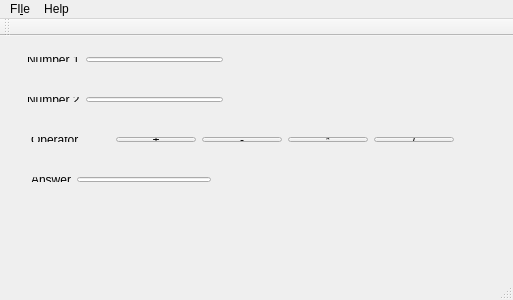
<?xml version="1.0" encoding="UTF-8"?>
<ui version="4.0">
 <class>MainWindow</class>
 <widget class="QMainWindow" name="MainWindow">
  <property name="geometry">
   <rect>
    <x>0</x>
    <y>0</y>
    <width>513</width>
    <height>300</height>
   </rect>
  </property>
  <property name="windowTitle">
   <string>MainWindow</string>
  </property>
  <widget class="QWidget" name="centralWidget">
   <widget class="QWidget" name="layoutWidget">
    <property name="geometry">
     <rect>
      <x>16</x>
      <y>10</y>
      <width>218</width>
      <height>27</height>
     </rect>
    </property>
    <layout class="QHBoxLayout" name="horizontalLayout">
     <item>
      <widget class="QLabel" name="label">
       <property name="text">
        <string>Number 1</string>
       </property>
      </widget>
     </item>
     <item>
      <widget class="QLineEdit" name="number1input"/>
     </item>
    </layout>
   </widget>
   <widget class="QWidget" name="layoutWidget">
    <property name="geometry">
     <rect>
      <x>16</x>
      <y>50</y>
      <width>218</width>
      <height>27</height>
     </rect>
    </property>
    <layout class="QHBoxLayout" name="horizontalLayout_2">
     <item>
      <widget class="QLabel" name="label_2">
       <property name="text">
        <string>Number 2</string>
       </property>
      </widget>
     </item>
     <item>
      <widget class="QLineEdit" name="number2input"/>
     </item>
    </layout>
   </widget>
   <widget class="QWidget" name="layoutWidget">
    <property name="geometry">
     <rect>
      <x>20</x>
      <y>90</y>
      <width>445</width>
      <height>27</height>
     </rect>
    </property>
    <layout class="QHBoxLayout" name="horizontalLayout_3">
     <item>
      <widget class="QLabel" name="label_3">
       <property name="text">
        <string>Operator</string>
       </property>
      </widget>
     </item>
     <item>
      <widget class="QPushButton" name="plusButton">
       <property name="text">
        <string>+</string>
       </property>
      </widget>
     </item>
     <item>
      <widget class="QPushButton" name="minusButton">
       <property name="text">
        <string>-</string>
       </property>
      </widget>
     </item>
     <item>
      <widget class="QPushButton" name="Multiply">
       <property name="text">
        <string>*</string>
       </property>
      </widget>
     </item>
     <item>
      <widget class="QPushButton" name="divideButton">
       <property name="text">
        <string>/</string>
       </property>
      </widget>
     </item>
    </layout>
   </widget>
   <widget class="QWidget" name="layoutWidget">
    <property name="geometry">
     <rect>
      <x>20</x>
      <y>130</y>
      <width>202</width>
      <height>27</height>
     </rect>
    </property>
    <layout class="QHBoxLayout" name="horizontalLayout_4">
     <item>
      <widget class="QLabel" name="label_4">
       <property name="text">
        <string>Answer</string>
       </property>
      </widget>
     </item>
     <item>
      <widget class="QLineEdit" name="displayAnswer"/>
     </item>
    </layout>
   </widget>
  </widget>
  <widget class="QMenuBar" name="menuBar">
   <property name="geometry">
    <rect>
     <x>0</x>
     <y>0</y>
     <width>513</width>
     <height>22</height>
    </rect>
   </property>
   <widget class="QMenu" name="menuFIle">
    <property name="title">
     <string>FI&amp;le</string>
    </property>
    <addaction name="actionExit"/>
   </widget>
   <widget class="QMenu" name="menuHelp">
    <property name="title">
     <string>Help</string>
    </property>
    <addaction name="separator"/>
    <addaction name="separator"/>
    <addaction name="actionHelp_content"/>
    <addaction name="separator"/>
    <addaction name="actionAbout"/>
   </widget>
   <addaction name="menuFIle"/>
   <addaction name="menuHelp"/>
  </widget>
  <widget class="QToolBar" name="mainToolBar">
   <attribute name="toolBarArea">
    <enum>TopToolBarArea</enum>
   </attribute>
   <attribute name="toolBarBreak">
    <bool>false</bool>
   </attribute>
  </widget>
  <widget class="QStatusBar" name="statusBar"/>
  <action name="actionHelp_content">
   <property name="text">
    <string>Help content</string>
   </property>
  </action>
  <action name="actionAbout">
   <property name="text">
    <string>About</string>
   </property>
  </action>
  <action name="actionExit">
   <property name="text">
    <string>Exit</string>
   </property>
  </action>
 </widget>
 <layoutdefault spacing="6" margin="11"/>
 <resources/>
 <connections/>
</ui>
